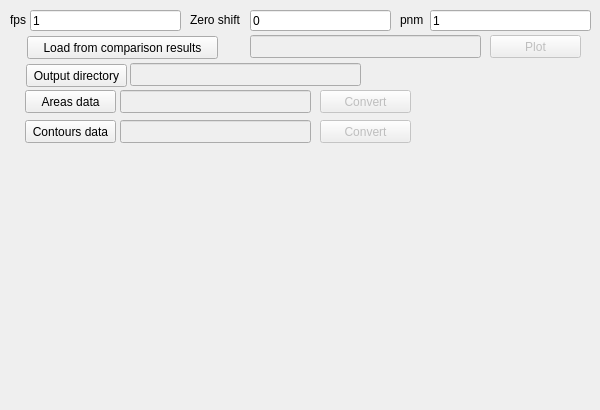
      <widget class="QWidget" name="tab">
       <attribute name="title">
        <string>Results conversion</string>
       </attribute>
       <widget class="QPushButton" name="pushButton_AreasOpen">
        <property name="geometry">
         <rect>
          <x>25</x>
          <y>90</y>
          <width>91</width>
          <height>23</height>
         </rect>
        </property>
        <property name="text">
         <string>Areas data</string>
        </property>
       </widget>
       <widget class="QLineEdit" name="lineEdit_26">
        <property name="enabled">
         <bool>false</bool>
        </property>
        <property name="geometry">
         <rect>
          <x>120</x>
          <y>90</y>
          <width>191</width>
          <height>23</height>
         </rect>
        </property>
       </widget>
       <widget class="QPushButton" name="pushButton_ContoursOpen">
        <property name="geometry">
         <rect>
          <x>25</x>
          <y>120</y>
          <width>91</width>
          <height>23</height>
         </rect>
        </property>
        <property name="text">
         <string>Contours data</string>
        </property>
       </widget>
       <widget class="QLineEdit" name="lineEdit_27">
        <property name="enabled">
         <bool>false</bool>
        </property>
        <property name="geometry">
         <rect>
          <x>120</x>
          <y>120</y>
          <width>191</width>
          <height>23</height>
         </rect>
        </property>
       </widget>
       <widget class="QPushButton" name="pushButton_openComparison">
        <property name="geometry">
         <rect>
          <x>27</x>
          <y>36</y>
          <width>191</width>
          <height>23</height>
         </rect>
        </property>
        <property name="text">
         <string>Load from comparison results</string>
        </property>
       </widget>
       <widget class="QLabel" name="label_58">
        <property name="geometry">
         <rect>
          <x>10</x>
          <y>10</y>
          <width>21</width>
          <height>20</height>
         </rect>
        </property>
        <property name="text">
         <string>fps</string>
        </property>
       </widget>
       <widget class="QLineEdit" name="lineEdit_fps">
        <property name="geometry">
         <rect>
          <x>30</x>
          <y>10</y>
          <width>151</width>
          <height>21</height>
         </rect>
        </property>
        <property name="inputMethodHints">
         <set>Qt::ImhDigitsOnly|Qt::ImhFormattedNumbersOnly</set>
        </property>
        <property name="text">
         <string>1</string>
        </property>
       </widget>
       <widget class="QLineEdit" name="lineEdit_shift">
        <property name="geometry">
         <rect>
          <x>250</x>
          <y>10</y>
          <width>141</width>
          <height>21</height>
         </rect>
        </property>
        <property name="inputMethodHints">
         <set>Qt::ImhDigitsOnly</set>
        </property>
        <property name="text">
         <string>0</string>
        </property>
       </widget>
       <widget class="QLabel" name="label_59">
        <property name="geometry">
         <rect>
          <x>190</x>
          <y>10</y>
          <width>81</width>
          <height>20</height>
         </rect>
        </property>
        <property name="text">
         <string>Zero shift</string>
        </property>
       </widget>
       <widget class="QPushButton" name="pushButton_ConvertAreas">
        <property name="enabled">
         <bool>false</bool>
        </property>
        <property name="geometry">
         <rect>
          <x>320</x>
          <y>90</y>
          <width>91</width>
          <height>23</height>
         </rect>
        </property>
        <property name="text">
         <string>Convert</string>
        </property>
        <property name="checkable">
         <bool>true</bool>
        </property>
       </widget>
       <widget class="QPushButton" name="pushButton_ConvertContours">
        <property name="enabled">
         <bool>false</bool>
        </property>
        <property name="geometry">
         <rect>
          <x>320</x>
          <y>120</y>
          <width>91</width>
          <height>23</height>
         </rect>
        </property>
        <property name="text">
         <string>Convert</string>
        </property>
        <property name="checkable">
         <bool>true</bool>
        </property>
       </widget>
       <widget class="QLabel" name="label_60">
        <property name="geometry">
         <rect>
          <x>400</x>
          <y>10</y>
          <width>41</width>
          <height>20</height>
         </rect>
        </property>
        <property name="text">
         <string>pnm</string>
        </property>
       </widget>
       <widget class="QLineEdit" name="lineEdit_pnm2">
        <property name="geometry">
         <rect>
          <x>430</x>
          <y>10</y>
          <width>161</width>
          <height>21</height>
         </rect>
        </property>
        <property name="inputMethodHints">
         <set>Qt::ImhDigitsOnly</set>
        </property>
        <property name="text">
         <string>1</string>
        </property>
       </widget>
       <widget class="QLineEdit" name="lineEdit_28">
        <property name="enabled">
         <bool>false</bool>
        </property>
        <property name="geometry">
         <rect>
          <x>130</x>
          <y>63</y>
          <width>231</width>
          <height>23</height>
         </rect>
        </property>
       </widget>
       <widget class="QPushButton" name="pushButton_14">
        <property name="geometry">
         <rect>
          <x>26</x>
          <y>64</y>
          <width>101</width>
          <height>23</height>
         </rect>
        </property>
        <property name="text">
         <string>Output directory</string>
        </property>
       </widget>
       <widget class="QLineEdit" name="lineEdit_29">
        <property name="enabled">
         <bool>false</bool>
        </property>
        <property name="geometry">
         <rect>
          <x>250</x>
          <y>35</y>
          <width>231</width>
          <height>23</height>
         </rect>
        </property>
       </widget>
       <widget class="QPushButton" name="pushButton_FinPlot">
        <property name="enabled">
         <bool>false</bool>
        </property>
        <property name="geometry">
         <rect>
          <x>490</x>
          <y>35</y>
          <width>91</width>
          <height>23</height>
         </rect>
        </property>
        <property name="text">
         <string>Plot</string>
        </property>
       </widget>
       <widget class="QLabel" name="label_finimg">
        <property name="geometry">
         <rect>
          <x>130</x>
          <y>150</y>
          <width>271</width>
          <height>251</height>
         </rect>
        </property>
        <property name="text">
         <string/>
        </property>
        <property name="alignment">
         <set>Qt::AlignCenter</set>
        </property>
       </widget>
      </widget>
